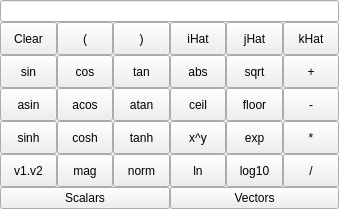
<?xml version="1.0" encoding="UTF-8"?>
<ui version="4.0">
 <class>CalculatorWidget</class>
 <widget class="QWidget" name="CalculatorWidget">
  <property name="geometry">
   <rect>
    <x>0</x>
    <y>0</y>
    <width>339</width>
    <height>209</height>
   </rect>
  </property>
  <property name="windowTitle">
   <string>Form</string>
  </property>
  <layout class="QVBoxLayout" name="verticalLayout_7" stretch="0,1,0">
   <property name="spacing">
    <number>0</number>
   </property>
   <property name="margin">
    <number>0</number>
   </property>
   <item>
    <widget class="pqLineEdit" name="Function">
     <property name="resetCursorPositionOnEditingFinished" stdset="0">
      <bool>false</bool>
     </property>
    </widget>
   </item>
   <item>
    <layout class="QHBoxLayout" name="horizontalLayout_2">
     <item>
      <layout class="QVBoxLayout" name="verticalLayout">
       <item>
        <widget class="QToolButton" name="Clear">
         <property name="sizePolicy">
          <sizepolicy hsizetype="Preferred" vsizetype="Preferred">
           <horstretch>0</horstretch>
           <verstretch>0</verstretch>
          </sizepolicy>
         </property>
         <property name="focusPolicy">
          <enum>Qt::NoFocus</enum>
         </property>
         <property name="text">
          <string>Clear</string>
         </property>
        </widget>
       </item>
       <item>
        <widget class="QToolButton" name="sin">
         <property name="sizePolicy">
          <sizepolicy hsizetype="Preferred" vsizetype="Preferred">
           <horstretch>0</horstretch>
           <verstretch>0</verstretch>
          </sizepolicy>
         </property>
         <property name="focusPolicy">
          <enum>Qt::NoFocus</enum>
         </property>
         <property name="text">
          <string>sin</string>
         </property>
        </widget>
       </item>
       <item>
        <widget class="QToolButton" name="asin">
         <property name="sizePolicy">
          <sizepolicy hsizetype="Preferred" vsizetype="Preferred">
           <horstretch>0</horstretch>
           <verstretch>0</verstretch>
          </sizepolicy>
         </property>
         <property name="focusPolicy">
          <enum>Qt::NoFocus</enum>
         </property>
         <property name="text">
          <string>asin</string>
         </property>
        </widget>
       </item>
       <item>
        <widget class="QToolButton" name="sinh">
         <property name="sizePolicy">
          <sizepolicy hsizetype="Preferred" vsizetype="Preferred">
           <horstretch>0</horstretch>
           <verstretch>0</verstretch>
          </sizepolicy>
         </property>
         <property name="focusPolicy">
          <enum>Qt::NoFocus</enum>
         </property>
         <property name="text">
          <string>sinh</string>
         </property>
        </widget>
       </item>
       <item>
        <widget class="QToolButton" name="v1v2">
         <property name="sizePolicy">
          <sizepolicy hsizetype="Preferred" vsizetype="Preferred">
           <horstretch>0</horstretch>
           <verstretch>0</verstretch>
          </sizepolicy>
         </property>
         <property name="focusPolicy">
          <enum>Qt::NoFocus</enum>
         </property>
         <property name="text">
          <string>v1.v2</string>
         </property>
         <property name="autoRaise">
          <bool>false</bool>
         </property>
        </widget>
       </item>
      </layout>
     </item>
     <item>
      <layout class="QVBoxLayout" name="verticalLayout_2">
       <item>
        <widget class="QToolButton" name="LeftParentheses">
         <property name="sizePolicy">
          <sizepolicy hsizetype="Preferred" vsizetype="Preferred">
           <horstretch>0</horstretch>
           <verstretch>0</verstretch>
          </sizepolicy>
         </property>
         <property name="focusPolicy">
          <enum>Qt::NoFocus</enum>
         </property>
         <property name="text">
          <string>(</string>
         </property>
        </widget>
       </item>
       <item>
        <widget class="QToolButton" name="cos">
         <property name="sizePolicy">
          <sizepolicy hsizetype="Preferred" vsizetype="Preferred">
           <horstretch>0</horstretch>
           <verstretch>0</verstretch>
          </sizepolicy>
         </property>
         <property name="focusPolicy">
          <enum>Qt::NoFocus</enum>
         </property>
         <property name="text">
          <string>cos</string>
         </property>
        </widget>
       </item>
       <item>
        <widget class="QToolButton" name="acos">
         <property name="sizePolicy">
          <sizepolicy hsizetype="Preferred" vsizetype="Preferred">
           <horstretch>0</horstretch>
           <verstretch>0</verstretch>
          </sizepolicy>
         </property>
         <property name="focusPolicy">
          <enum>Qt::NoFocus</enum>
         </property>
         <property name="text">
          <string>acos</string>
         </property>
        </widget>
       </item>
       <item>
        <widget class="QToolButton" name="cosh">
         <property name="sizePolicy">
          <sizepolicy hsizetype="Preferred" vsizetype="Preferred">
           <horstretch>0</horstretch>
           <verstretch>0</verstretch>
          </sizepolicy>
         </property>
         <property name="focusPolicy">
          <enum>Qt::NoFocus</enum>
         </property>
         <property name="text">
          <string>cosh</string>
         </property>
        </widget>
       </item>
       <item>
        <widget class="QToolButton" name="mag">
         <property name="sizePolicy">
          <sizepolicy hsizetype="Preferred" vsizetype="Preferred">
           <horstretch>0</horstretch>
           <verstretch>0</verstretch>
          </sizepolicy>
         </property>
         <property name="focusPolicy">
          <enum>Qt::NoFocus</enum>
         </property>
         <property name="text">
          <string>mag</string>
         </property>
        </widget>
       </item>
      </layout>
     </item>
     <item>
      <layout class="QVBoxLayout" name="verticalLayout_3">
       <item>
        <widget class="QToolButton" name="RightParentheses">
         <property name="sizePolicy">
          <sizepolicy hsizetype="Preferred" vsizetype="Preferred">
           <horstretch>0</horstretch>
           <verstretch>0</verstretch>
          </sizepolicy>
         </property>
         <property name="focusPolicy">
          <enum>Qt::NoFocus</enum>
         </property>
         <property name="text">
          <string>)</string>
         </property>
        </widget>
       </item>
       <item>
        <widget class="QToolButton" name="tan">
         <property name="sizePolicy">
          <sizepolicy hsizetype="Preferred" vsizetype="Preferred">
           <horstretch>0</horstretch>
           <verstretch>0</verstretch>
          </sizepolicy>
         </property>
         <property name="focusPolicy">
          <enum>Qt::NoFocus</enum>
         </property>
         <property name="text">
          <string>tan</string>
         </property>
        </widget>
       </item>
       <item>
        <widget class="QToolButton" name="atan">
         <property name="sizePolicy">
          <sizepolicy hsizetype="Preferred" vsizetype="Preferred">
           <horstretch>0</horstretch>
           <verstretch>0</verstretch>
          </sizepolicy>
         </property>
         <property name="focusPolicy">
          <enum>Qt::NoFocus</enum>
         </property>
         <property name="text">
          <string>atan</string>
         </property>
        </widget>
       </item>
       <item>
        <widget class="QToolButton" name="tanh">
         <property name="sizePolicy">
          <sizepolicy hsizetype="Preferred" vsizetype="Preferred">
           <horstretch>0</horstretch>
           <verstretch>0</verstretch>
          </sizepolicy>
         </property>
         <property name="focusPolicy">
          <enum>Qt::NoFocus</enum>
         </property>
         <property name="text">
          <string>tanh</string>
         </property>
        </widget>
       </item>
       <item>
        <widget class="QToolButton" name="norm">
         <property name="sizePolicy">
          <sizepolicy hsizetype="Preferred" vsizetype="Preferred">
           <horstretch>0</horstretch>
           <verstretch>0</verstretch>
          </sizepolicy>
         </property>
         <property name="focusPolicy">
          <enum>Qt::NoFocus</enum>
         </property>
         <property name="text">
          <string>norm</string>
         </property>
        </widget>
       </item>
      </layout>
     </item>
     <item>
      <layout class="QVBoxLayout" name="verticalLayout_4">
       <item>
        <widget class="QToolButton" name="iHat">
         <property name="sizePolicy">
          <sizepolicy hsizetype="Preferred" vsizetype="Preferred">
           <horstretch>0</horstretch>
           <verstretch>0</verstretch>
          </sizepolicy>
         </property>
         <property name="focusPolicy">
          <enum>Qt::NoFocus</enum>
         </property>
         <property name="text">
          <string>iHat</string>
         </property>
        </widget>
       </item>
       <item>
        <widget class="QToolButton" name="abs">
         <property name="sizePolicy">
          <sizepolicy hsizetype="Preferred" vsizetype="Preferred">
           <horstretch>0</horstretch>
           <verstretch>0</verstretch>
          </sizepolicy>
         </property>
         <property name="focusPolicy">
          <enum>Qt::NoFocus</enum>
         </property>
         <property name="text">
          <string>abs</string>
         </property>
        </widget>
       </item>
       <item>
        <widget class="QToolButton" name="ceil">
         <property name="sizePolicy">
          <sizepolicy hsizetype="Preferred" vsizetype="Preferred">
           <horstretch>0</horstretch>
           <verstretch>0</verstretch>
          </sizepolicy>
         </property>
         <property name="focusPolicy">
          <enum>Qt::NoFocus</enum>
         </property>
         <property name="text">
          <string>ceil</string>
         </property>
        </widget>
       </item>
       <item>
        <widget class="QToolButton" name="xy">
         <property name="sizePolicy">
          <sizepolicy hsizetype="Preferred" vsizetype="Preferred">
           <horstretch>0</horstretch>
           <verstretch>0</verstretch>
          </sizepolicy>
         </property>
         <property name="focusPolicy">
          <enum>Qt::NoFocus</enum>
         </property>
         <property name="text">
          <string>x^y</string>
         </property>
        </widget>
       </item>
       <item>
        <widget class="QToolButton" name="ln">
         <property name="sizePolicy">
          <sizepolicy hsizetype="Preferred" vsizetype="Preferred">
           <horstretch>0</horstretch>
           <verstretch>0</verstretch>
          </sizepolicy>
         </property>
         <property name="focusPolicy">
          <enum>Qt::NoFocus</enum>
         </property>
         <property name="text">
          <string>ln</string>
         </property>
        </widget>
       </item>
      </layout>
     </item>
     <item>
      <layout class="QVBoxLayout" name="verticalLayout_5">
       <item>
        <widget class="QToolButton" name="jHat">
         <property name="sizePolicy">
          <sizepolicy hsizetype="Preferred" vsizetype="Preferred">
           <horstretch>0</horstretch>
           <verstretch>0</verstretch>
          </sizepolicy>
         </property>
         <property name="focusPolicy">
          <enum>Qt::NoFocus</enum>
         </property>
         <property name="text">
          <string>jHat</string>
         </property>
        </widget>
       </item>
       <item>
        <widget class="QToolButton" name="sqrt">
         <property name="sizePolicy">
          <sizepolicy hsizetype="Preferred" vsizetype="Preferred">
           <horstretch>0</horstretch>
           <verstretch>0</verstretch>
          </sizepolicy>
         </property>
         <property name="focusPolicy">
          <enum>Qt::NoFocus</enum>
         </property>
         <property name="text">
          <string>sqrt</string>
         </property>
        </widget>
       </item>
       <item>
        <widget class="QToolButton" name="floor">
         <property name="sizePolicy">
          <sizepolicy hsizetype="Preferred" vsizetype="Preferred">
           <horstretch>0</horstretch>
           <verstretch>0</verstretch>
          </sizepolicy>
         </property>
         <property name="focusPolicy">
          <enum>Qt::NoFocus</enum>
         </property>
         <property name="text">
          <string>floor</string>
         </property>
        </widget>
       </item>
       <item>
        <widget class="QToolButton" name="exp">
         <property name="sizePolicy">
          <sizepolicy hsizetype="Preferred" vsizetype="Preferred">
           <horstretch>0</horstretch>
           <verstretch>0</verstretch>
          </sizepolicy>
         </property>
         <property name="focusPolicy">
          <enum>Qt::NoFocus</enum>
         </property>
         <property name="text">
          <string>exp</string>
         </property>
        </widget>
       </item>
       <item>
        <widget class="QToolButton" name="log10">
         <property name="sizePolicy">
          <sizepolicy hsizetype="Preferred" vsizetype="Preferred">
           <horstretch>0</horstretch>
           <verstretch>0</verstretch>
          </sizepolicy>
         </property>
         <property name="focusPolicy">
          <enum>Qt::NoFocus</enum>
         </property>
         <property name="text">
          <string>log10</string>
         </property>
        </widget>
       </item>
      </layout>
     </item>
     <item>
      <layout class="QVBoxLayout" name="verticalLayout_6">
       <item>
        <widget class="QToolButton" name="kHat">
         <property name="sizePolicy">
          <sizepolicy hsizetype="Preferred" vsizetype="Preferred">
           <horstretch>0</horstretch>
           <verstretch>0</verstretch>
          </sizepolicy>
         </property>
         <property name="focusPolicy">
          <enum>Qt::NoFocus</enum>
         </property>
         <property name="text">
          <string>kHat</string>
         </property>
        </widget>
       </item>
       <item>
        <widget class="QToolButton" name="Plus">
         <property name="sizePolicy">
          <sizepolicy hsizetype="Preferred" vsizetype="Preferred">
           <horstretch>0</horstretch>
           <verstretch>0</verstretch>
          </sizepolicy>
         </property>
         <property name="focusPolicy">
          <enum>Qt::NoFocus</enum>
         </property>
         <property name="text">
          <string>+</string>
         </property>
        </widget>
       </item>
       <item>
        <widget class="QToolButton" name="Minus">
         <property name="sizePolicy">
          <sizepolicy hsizetype="Preferred" vsizetype="Preferred">
           <horstretch>0</horstretch>
           <verstretch>0</verstretch>
          </sizepolicy>
         </property>
         <property name="focusPolicy">
          <enum>Qt::NoFocus</enum>
         </property>
         <property name="text">
          <string>-</string>
         </property>
        </widget>
       </item>
       <item>
        <widget class="QToolButton" name="Multiply">
         <property name="sizePolicy">
          <sizepolicy hsizetype="Preferred" vsizetype="Preferred">
           <horstretch>0</horstretch>
           <verstretch>0</verstretch>
          </sizepolicy>
         </property>
         <property name="focusPolicy">
          <enum>Qt::NoFocus</enum>
         </property>
         <property name="text">
          <string>*</string>
         </property>
        </widget>
       </item>
       <item>
        <widget class="QToolButton" name="Divide">
         <property name="sizePolicy">
          <sizepolicy hsizetype="Preferred" vsizetype="Preferred">
           <horstretch>0</horstretch>
           <verstretch>0</verstretch>
          </sizepolicy>
         </property>
         <property name="focusPolicy">
          <enum>Qt::NoFocus</enum>
         </property>
         <property name="text">
          <string>/</string>
         </property>
        </widget>
       </item>
      </layout>
     </item>
    </layout>
   </item>
   <item>
    <layout class="QHBoxLayout" name="horizontalLayout">
     <item>
      <widget class="QPushButton" name="Scalars">
       <property name="focusPolicy">
        <enum>Qt::NoFocus</enum>
       </property>
       <property name="text">
        <string>Scalars</string>
       </property>
      </widget>
     </item>
     <item>
      <widget class="QPushButton" name="Vectors">
       <property name="focusPolicy">
        <enum>Qt::NoFocus</enum>
       </property>
       <property name="text">
        <string>Vectors</string>
       </property>
      </widget>
     </item>
    </layout>
   </item>
  </layout>
 </widget>
 <customwidgets>
  <customwidget>
   <class>pqLineEdit</class>
   <extends>QLineEdit</extends>
   <header>pqLineEdit.h</header>
  </customwidget>
 </customwidgets>
 <resources/>
 <connections>
  <connection>
   <sender>Clear</sender>
   <signal>pressed()</signal>
   <receiver>Function</receiver>
   <slot>clear()</slot>
   <hints>
    <hint type="sourcelabel">
     <x>27</x>
     <y>40</y>
    </hint>
    <hint type="destinationlabel">
     <x>169</x>
     <y>13</y>
    </hint>
   </hints>
  </connection>
 </connections>
</ui>
